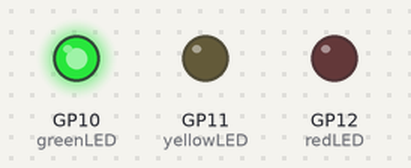
The program below on a simulated Raspberry Pi Pico running MicroPython. On the bench: output pins drawn as LEDs (lit = HIGH).

Above: at 0.05 s.
At 0.55 s:
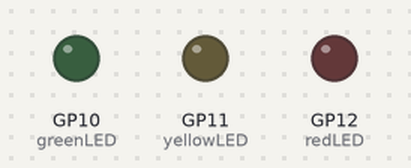
At 0.75 s:
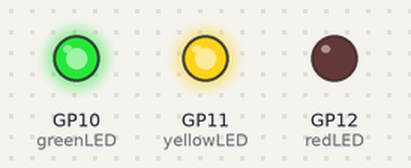
At 1.45 s:
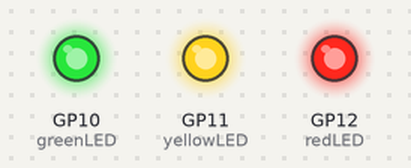
At 2.15 s:
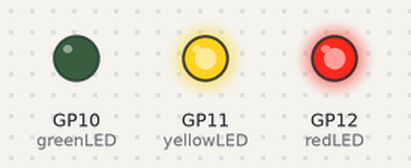
At 2.85 s:
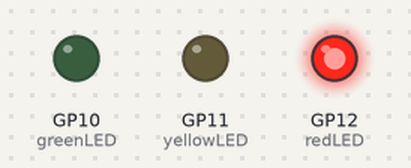
Timing chart, 0 to 3.1 s (numbered marks = the images above):
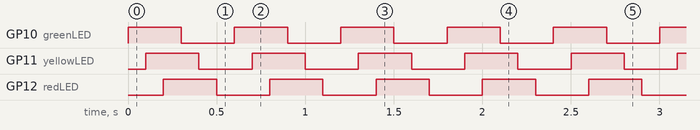

Measured:
- by itself, GP10 (greenLED), GP11 (yellowLED), GP12 (redLED): alternates HIGH for 0.30 s and LOW for 0.30 s
- by itself, everything shown: repeats every 0.60 s, in 6 steps

The program:

flash-multiple-gpio-led.py
```python
from machine import Pin
from time import sleep_ms

greenLED = Pin(10, Pin.OUT)
yellowLED = Pin(11, Pin.OUT)
redLED = Pin(12, Pin.OUT)

def chain_leds():
  greenLED.toggle()
  sleep_ms(100)
  yellowLED.toggle()
  sleep_ms(100)
  redLED.toggle()
  sleep_ms(100)

while True:
  chain_leds()
```
